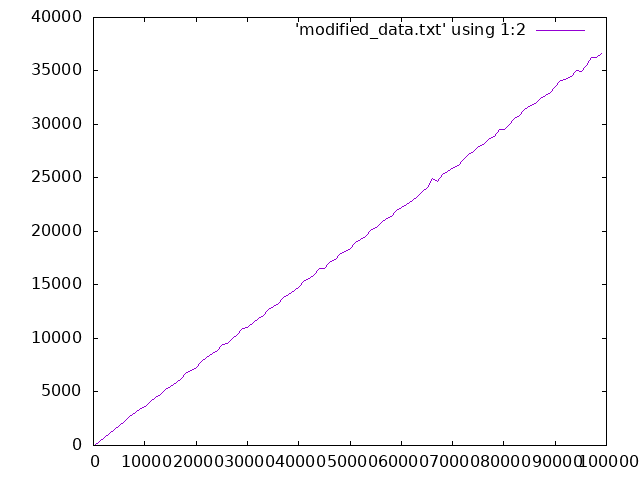

Write the gnuplot code that produced this figure.

            set terminal png
            set output 'plot.png'
            plot 'modified_data.txt' using 1:2 with lines
        